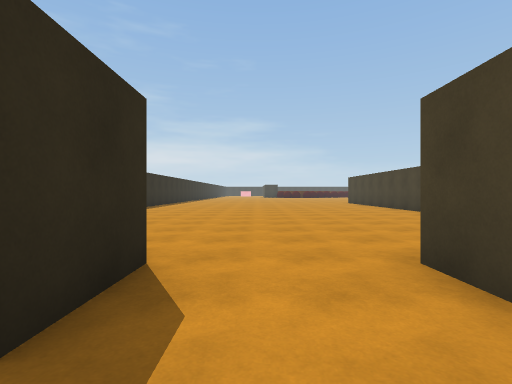
View 1 (above)

16 first-person views from a walk through a scene from a Unity 3-D project. The camera is 1.3 m above the floor, looks level and sees 85° across. The floor is counted in squares, 2 m on a side. Each view is taken from the middle of a square. On the plan, view 1 faces up. The plan holds only what a view shows up to about 9 squares ahead; the rest is blank. The place goes on beyond the plan. The player is left out. Door leaves are left out, so doorways stand open.

View 2
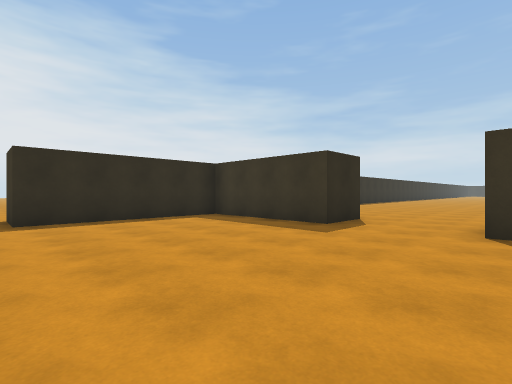

View 3
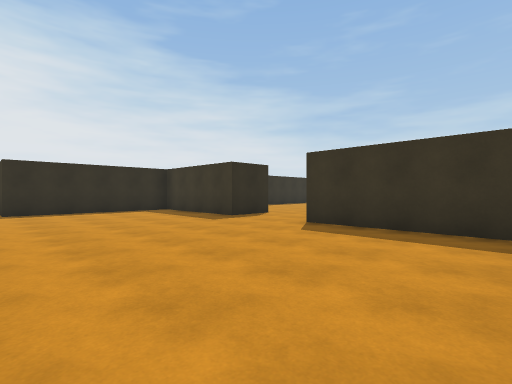

View 4
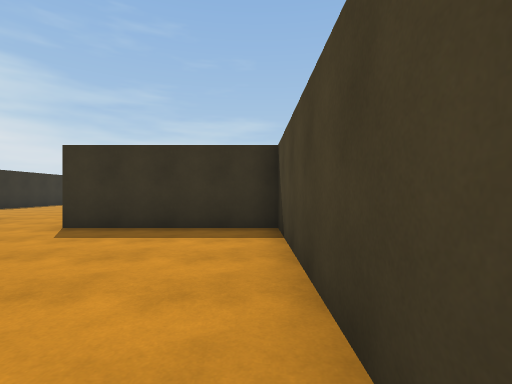

View 5
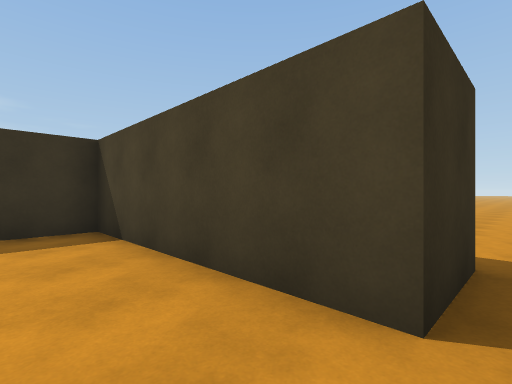

View 6
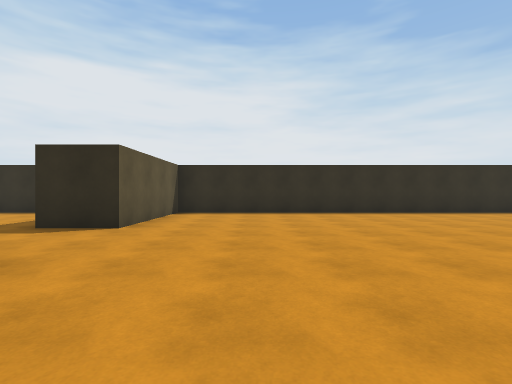

View 7
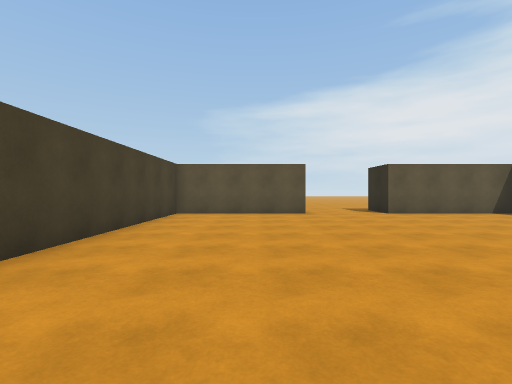

View 8
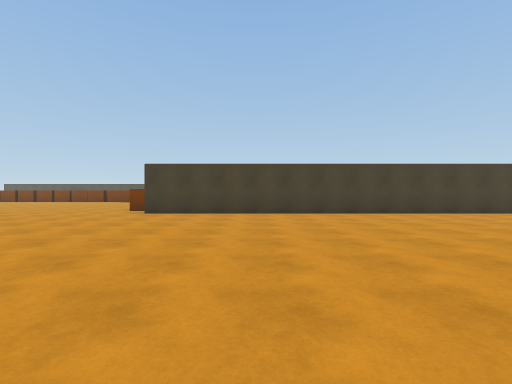

View 9
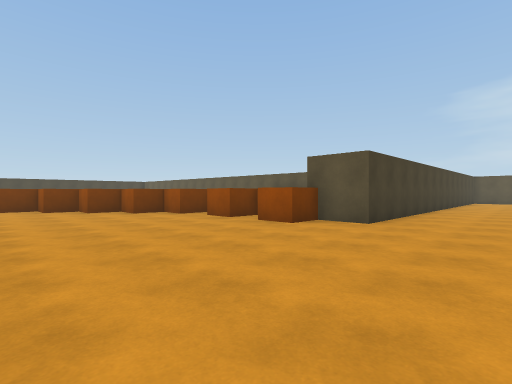

View 10
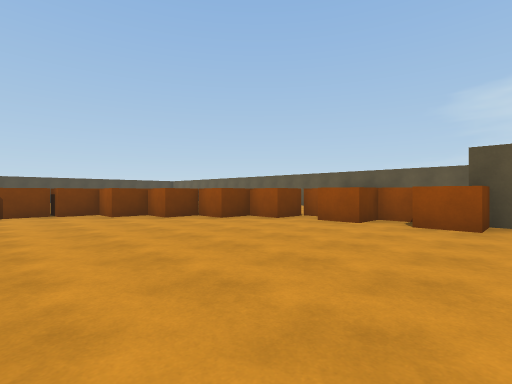

View 11
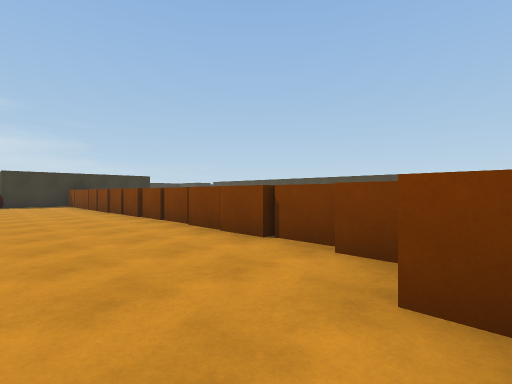

View 12
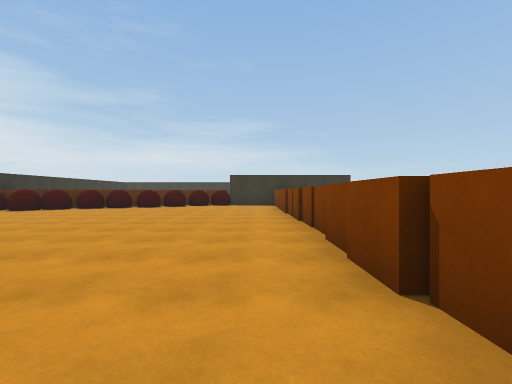

View 13
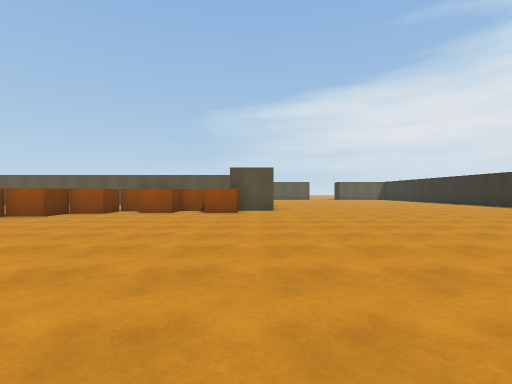

View 14
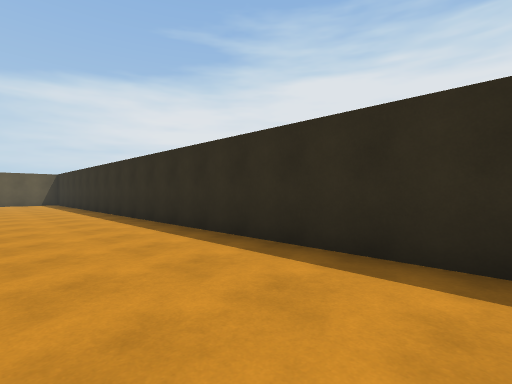

View 15
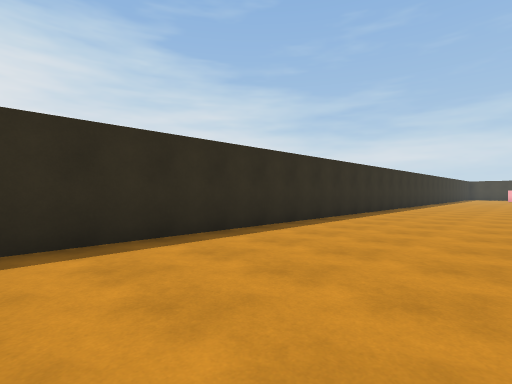

View 16
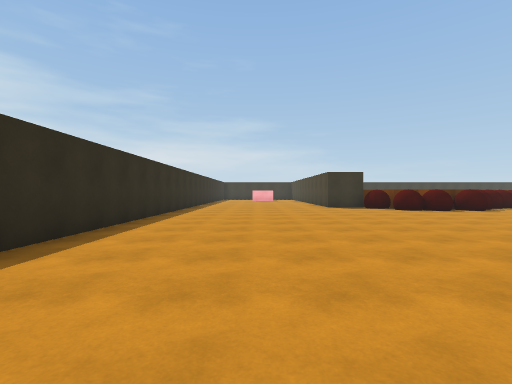

### Floor plan
Points are (right, up) in squares from view 1. A wall is a line through its corners. A room is listed if a view was taken in it or the views show most of it. See-through windows are left out.
Room 1 (views 1, 2, 3, 4, 5)
walls: (1.5, 1.6) (1.5, 2.6); (-1, 2.6) (-1, 1.1) (-4.8, 1.1) (-4.8, -3.7) (-6.1, -3.7); (7, -3.7) (5.4, -3.7) (5.4, 1.1) (1.5, 1.1)
ways out: open door at (0, 3) to room 2; opening at (-5.5, -4); opening at (6.5, -4)
Room 2 (views 6, 7, 8, 9, 10, 11, 12, 13, 14, 15, 16)
walls: (-4.8, 30) (-4.8, 2.6) (-1, 2.6); (1.5, 2.6) (5.4, 2.6) (5.4, 16.3) (7, 16.3)
ways out: open door at (0, 3) to room 1
objects: cube (7, 17); cube (8, 15) to (9, 16); cube (9, 16) to (9, 17); cube (10, 16) to (11, 16); cube (11, 17) to (12, 17); cube (12, 18) to (13, 18); cube (13, 19) to (14, 19); cube (14, 20) to (15, 20); cube (15, 21) to (16, 22); cube (15, 23) to (16, 23); cube (15, 24) to (16, 24); cube (15, 25) to (16, 25); cube (15, 26) to (16, 26); cube (15, 27) to (16, 27); cube (15, 28) to (16, 29); other object (15, 30) to (16, 30); cube (16, 22)

Positions as (right, up) in squares from view 1, and headings:
1: (0, 0), facing up
2: (2, -4), facing up-left
3: (5, -4), facing up-left
4: (5, -4), facing up
5: (4, -4), facing up-right
6: (4, 5), facing left
7: (3, 11), facing down
8: (-3, 13), facing right
9: (3, 22), facing down-right
10: (6, 23), facing down-right
11: (12, 20), facing up-right
12: (14, 21), facing up
13: (6, 26), facing down
14: (-2, 19), facing down-left
15: (-1, 17), facing up-left
16: (-2, 21), facing up
